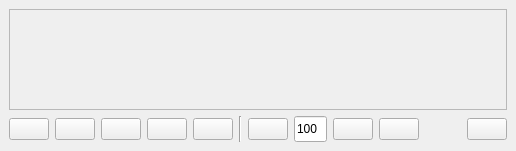
<?xml version="1.0" encoding="UTF-8"?>
<ui version="4.0">
 <class>MainWindow</class>
 <widget class="QMainWindow" name="MainWindow">
  <property name="geometry">
   <rect>
    <x>0</x>
    <y>0</y>
    <width>516</width>
    <height>151</height>
   </rect>
  </property>
  <property name="sizePolicy">
   <sizepolicy hsizetype="Minimum" vsizetype="Minimum">
    <horstretch>0</horstretch>
    <verstretch>0</verstretch>
   </sizepolicy>
  </property>
  <property name="windowTitle">
   <string>multigifview</string>
  </property>
  <widget class="QWidget" name="centralwidget">
   <property name="sizePolicy">
    <sizepolicy hsizetype="Fixed" vsizetype="Fixed">
     <horstretch>0</horstretch>
     <verstretch>0</verstretch>
    </sizepolicy>
   </property>
   <layout class="QVBoxLayout" name="verticalLayout_main">
    <item>
     <widget class="QScrollArea" name="scrollArea">
      <property name="widgetResizable">
       <bool>true</bool>
      </property>
      <widget class="QWidget" name="scrollAreaWidgetContents">
       <property name="geometry">
        <rect>
         <x>0</x>
         <y>0</y>
         <width>496</width>
         <height>73</height>
        </rect>
       </property>
       <layout class="QHBoxLayout" name="gif_layout">
        <item>
         <layout class="QVBoxLayout" name="column0">
          <item>
           <spacer name="verticalSpacer_left">
            <property name="orientation">
             <enum>Qt::Vertical</enum>
            </property>
            <property name="sizeHint" stdset="0">
             <size>
              <width>0</width>
              <height>0</height>
             </size>
            </property>
           </spacer>
          </item>
         </layout>
        </item>
       </layout>
      </widget>
     </widget>
    </item>
    <item>
     <layout class="QHBoxLayout" name="horizontalLayout">
      <property name="sizeConstraint">
       <enum>QLayout::SetFixedSize</enum>
      </property>
      <item>
       <widget class="QPushButton" name="beginning_button">
        <property name="text">
         <string/>
        </property>
        <property name="icon">
         <iconset theme="media-skip-backward">
          <normaloff>.</normaloff>.</iconset>
        </property>
        <property name="shortcut">
         <string>B</string>
        </property>
       </widget>
      </item>
      <item>
       <widget class="QPushButton" name="previous_button">
        <property name="text">
         <string/>
        </property>
        <property name="icon">
         <iconset theme="media-seek-backward">
          <normaloff>.</normaloff>.</iconset>
        </property>
        <property name="shortcut">
         <string>P</string>
        </property>
       </widget>
      </item>
      <item>
       <widget class="QPushButton" name="play_button">
        <property name="text">
         <string/>
        </property>
        <property name="icon">
         <iconset theme="media-playback-start">
          <normaloff>.</normaloff>.</iconset>
        </property>
        <property name="shortcut">
         <string>Space</string>
        </property>
       </widget>
      </item>
      <item>
       <widget class="QPushButton" name="next_button">
        <property name="text">
         <string/>
        </property>
        <property name="icon">
         <iconset theme="media-seek-forward">
          <normaloff>.</normaloff>.</iconset>
        </property>
        <property name="shortcut">
         <string>N</string>
        </property>
       </widget>
      </item>
      <item>
       <widget class="QPushButton" name="end_button">
        <property name="text">
         <string/>
        </property>
        <property name="icon">
         <iconset theme="media-skip-forward">
          <normaloff>.</normaloff>.</iconset>
        </property>
        <property name="shortcut">
         <string>E</string>
        </property>
       </widget>
      </item>
      <item>
       <widget class="Line" name="line">
        <property name="orientation">
         <enum>Qt::Vertical</enum>
        </property>
       </widget>
      </item>
      <item>
       <widget class="QPushButton" name="zoom_out_button">
        <property name="text">
         <string/>
        </property>
        <property name="icon">
         <iconset theme="zoom-out">
          <normaloff>.</normaloff>.</iconset>
        </property>
        <property name="shortcut">
         <string>-</string>
        </property>
       </widget>
      </item>
      <item>
       <widget class="QLineEdit" name="zoom_box">
        <property name="sizePolicy">
         <sizepolicy hsizetype="Fixed" vsizetype="Fixed">
          <horstretch>0</horstretch>
          <verstretch>0</verstretch>
         </sizepolicy>
        </property>
        <property name="minimumSize">
         <size>
          <width>33</width>
          <height>26</height>
         </size>
        </property>
        <property name="maximumSize">
         <size>
          <width>33</width>
          <height>26</height>
         </size>
        </property>
        <property name="text">
         <string>100</string>
        </property>
       </widget>
      </item>
      <item>
       <widget class="QPushButton" name="zoom_in_button">
        <property name="toolTip">
         <string/>
        </property>
        <property name="text">
         <string/>
        </property>
        <property name="icon">
         <iconset theme="zoom-in">
          <normaloff>.</normaloff>.</iconset>
        </property>
        <property name="shortcut">
         <string>+</string>
        </property>
       </widget>
      </item>
      <item>
       <widget class="QPushButton" name="zoom_reset_button">
        <property name="text">
         <string/>
        </property>
        <property name="icon">
         <iconset theme="zoom-original"/>
        </property>
        <property name="shortcut">
         <string>=</string>
        </property>
       </widget>
      </item>
      <item>
       <spacer name="horizontalSpacer">
        <property name="orientation">
         <enum>Qt::Horizontal</enum>
        </property>
        <property name="sizeHint" stdset="0">
         <size>
          <width>40</width>
          <height>20</height>
         </size>
        </property>
       </spacer>
      </item>
      <item>
       <widget class="QPushButton" name="quit_button">
        <property name="text">
         <string/>
        </property>
        <property name="icon">
         <iconset theme="window-close">
          <normaloff>.</normaloff>.</iconset>
        </property>
       </widget>
      </item>
     </layout>
    </item>
   </layout>
  </widget>
  <widget class="QMenuBar" name="menubar">
   <property name="geometry">
    <rect>
     <x>0</x>
     <y>0</y>
     <width>516</width>
     <height>22</height>
    </rect>
   </property>
  </widget>
 </widget>
 <resources/>
 <connections/>
</ui>
